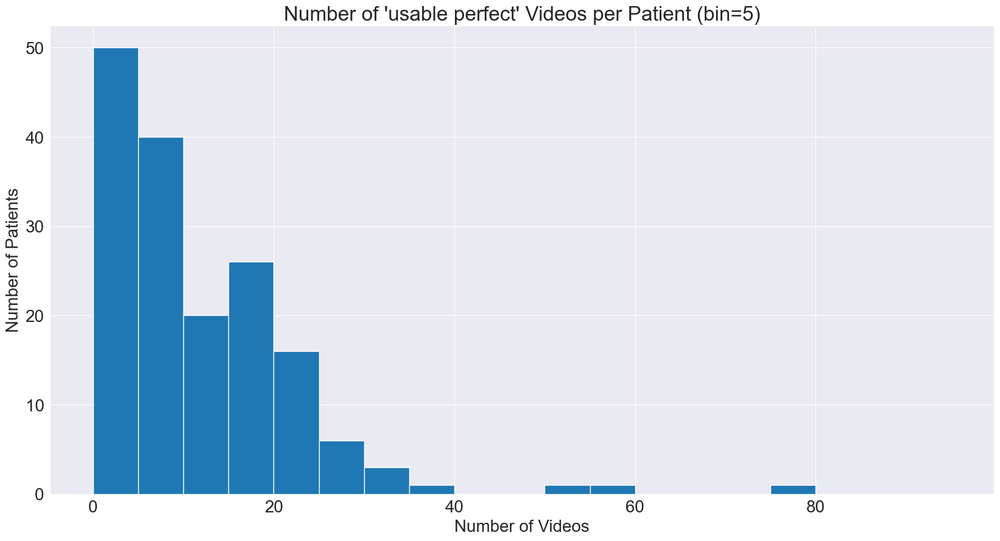
#> input picture data_processing_analysis/melda_dataset/patient_distribution.png, 1000 x 541 px, shrunk from 1642 x 889 before the run
$ python test.py ../../../data_processing_analysis/melda_dataset
#> lines starting #> are read from the running program, lines starting #| are printed output that depends on the picture; after the words box and inside, x2 and y2 are one past the last pixel; in counts of white or black regions, pixels touching at a corner belong together
#!/usr/bin/env python3

import argparse
import os
from pathlib import Path

import numpy as np
from PIL import Image
import matplotlib.pyplot as plt

def main(folder_path):
    folder = Path(folder_path)
    if not folder.is_dir():
        print(f"Error: {folder} is not a valid directory.")
        return

    # We'll collect histogram counts for intensities 0..255
    combined_hist = np.zeros(256, dtype=np.int64)

    valid_exts = {'.png', '.jpg', '.jpeg', '.bmp', '.tiff'}
    image_files = sorted([
        f for f in folder.iterdir()
        if f.is_file() and f.suffix.lower() in valid_exts
    ])

    if not image_files:
        print(f"No valid image files found in {folder}")
        return

    print(f"Found {len(image_files)} images in {folder}, building histogram...")

    first_img_100_200 = None  # Will store the first path that has [100..200]

    for img_path in image_files:
        # Load image in grayscale
        with Image.open(img_path) as img:
#> img is the input picture: PIL image 1000x541 RGBA; mean R, G, B, A 212.2, 222.7, 235.5, 255
            gray_img = img.convert('L')
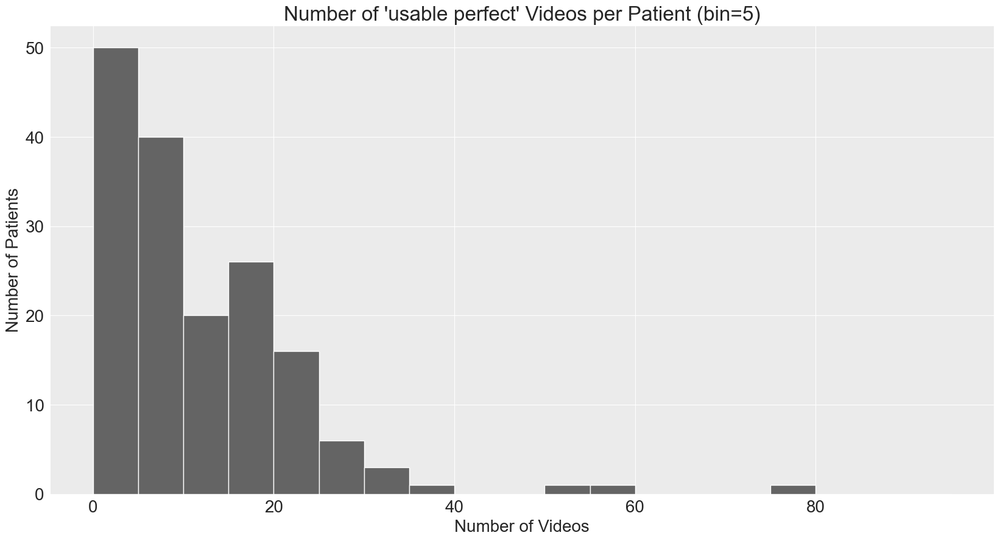
#> gray_img: PIL image 1000x541 L; min 0, max 255, mean 221.1
            arr = np.array(gray_img, dtype=np.uint8)

        # Update combined histogram for this image
        img_hist, _ = np.histogram(arr, bins=256, range=(0, 256))
#> img_hist = 256 values, max 348767 at index 235, min 0 at index 2, mean 2113.3
        combined_hist += img_hist
#> combined_hist has the same summary as img_hist

        # If we haven't picked a "first image with [100..200]" yet, check this one
        if first_img_100_200 is None:
            # If there's any pixel in [100..200]
            if ((arr >= 100) & (arr <= 200)).any():
                first_img_100_200 = img_path

    # --- 1) Show the histogram of intensities across all images ---
    plt.figure(figsize=(8, 4))
    plt.bar(range(256), combined_hist, width=1.0, color='blue')
    plt.title(f'Combined Grayscale Histogram (0..255)\n({len(image_files)} images in "{folder}")')
    plt.xlabel('Pixel intensity (0..255)')
    plt.ylabel('Count')
    plt.tight_layout()

    # --- 2) If we found at least one image with [100..200], color-code the first one ---
    if first_img_100_200 is not None:
        with Image.open(first_img_100_200) as img:
            gray_img = img.convert('L')
            arr = np.array(gray_img, dtype=np.uint8)

        # Create an RGB image from the grayscale, following the rules:
        #   - 0 => black = (0,0,0)
        #   - 1 => white = (255,255,255)
        #   - else => red with intensity => (val, 0, 0)
        h, w = arr.shape
#> h = 541; w = 1000
        rgb = np.zeros((h, w, 3), dtype=np.uint8)

        # Vectorized approach:
        # mask for val=0 => black
        zero_mask = (arr == 0)
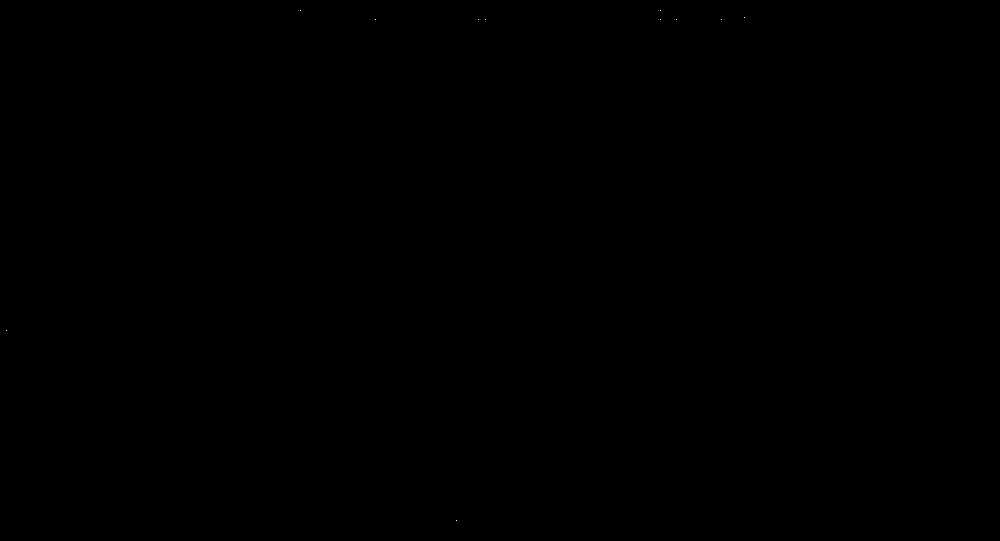
#> zero_mask: shape (541, 1000) bool; 0% white in thin lines or dots, all inside (x1, y1, x2, y2) = (6, 10, 745, 521)
        # mask for val=1 => white
        one_mask = (arr == 1)
#> one_mask: shape (541, 1000) bool; 0% white in thin lines or dots, all inside (x1, y1, x2, y2) = (324, 19, 325, 20)
        # everything else => set in the red channel
        else_mask = (~zero_mask & ~one_mask)

        # Fill black
        rgb[zero_mask] = (0, 0, 0)
        # Fill white
        rgb[one_mask] = (255, 255, 255)

        # Fill red
        # The red channel is the original grayscale intensity
        # e.g. arr=128 => (128,0,0)
        red_vals = arr[else_mask]
        rgb[else_mask, 0] = red_vals  # put grayscale intensity in the red channel
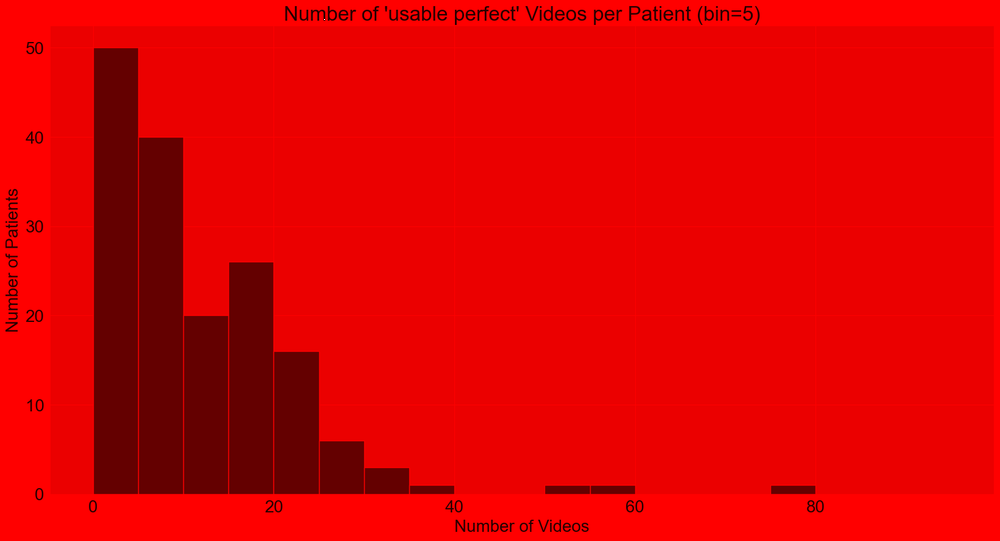
#> rgb: shape (541, 1000, 3); mean of channels 0, 1, 2 221.1, 0, 0; drawn as R, G, B

        # Show color-coded image in a new figure
        plt.figure()
        plt.imshow(rgb)
        plt.title(f'First image with [100..200]: {first_img_100_200.name}')
        plt.axis('off')

    else:
        print("\nNo image has intensities in [100..200].")

    plt.show()
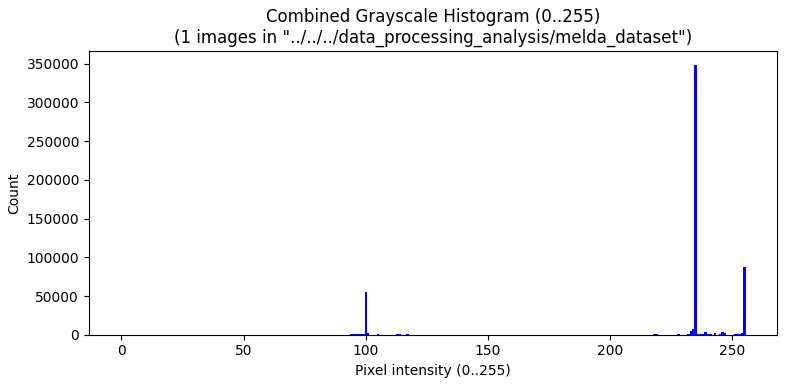
#> figure drawn by matplotlib, 1 panel; tallest bar 348767 high, from x = 234.5 to 235.5

if __name__ == '__main__':
    parser = argparse.ArgumentParser(
        description="Build a combined grayscale histogram for all images in a folder. "
                    "Also pick first image with intensities in [100..200], color-code it, and show."
    )
    parser.add_argument('folder', type=str,
                        help='Path to the folder containing grayscale mask images (e.g. ./data/masks).')
    args = parser.parse_args()

    main(args.folder)
